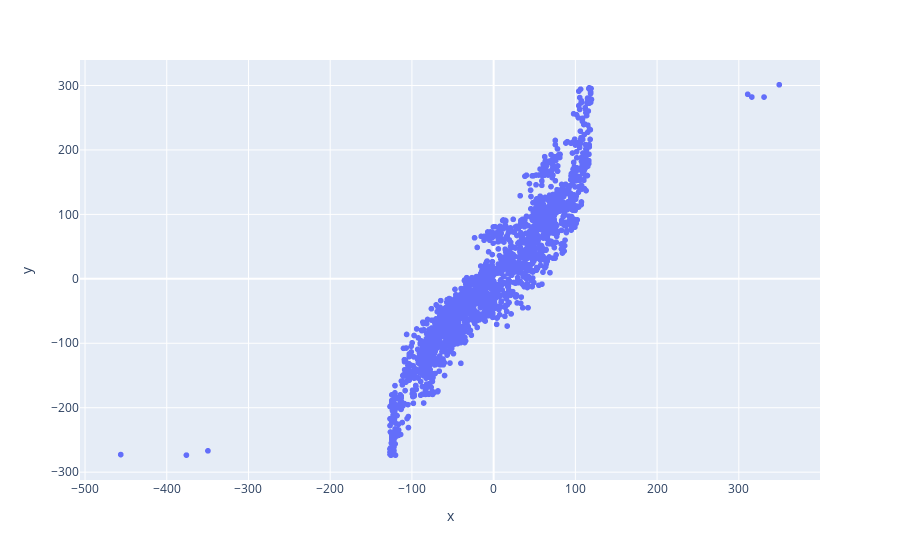

Write notebook code for a chart like this one.
### Code cell
fig = px.scatter(x = y_pred,y = y_pred_plain)
fig.show()

### Figure 1 — Plotly figure (JSON) as saved in the notebook; plotly's stock layout.template omitted (floating-point values rounded to 4 significant figures; data arrays with more than 128 entries replaced by an {"elided": "..."} marker saying what was removed)
{"data": [{"hovertemplate": "x=%{x}<br>y=%{y}<extra></extra>", "legendgroup": "", "marker": {"color": "#636efa", "symbol": "circle"}, "mode": "markers", "name": "", "showlegend": false, "type": "scattergl", "x": {"elided": "2000 float values"}, "xaxis": "x", "y": {"elided": "2000 float values"}, "yaxis": "y"}], "layout": {"legend": {"tracegroupgap": 0}, "margin": {"t": 60}, "xaxis": {"anchor": "y", "domain": [0, 1], "title": {"text": "x"}}, "yaxis": {"anchor": "x", "domain": [0, 1], "title": {"text": "y"}}}}
